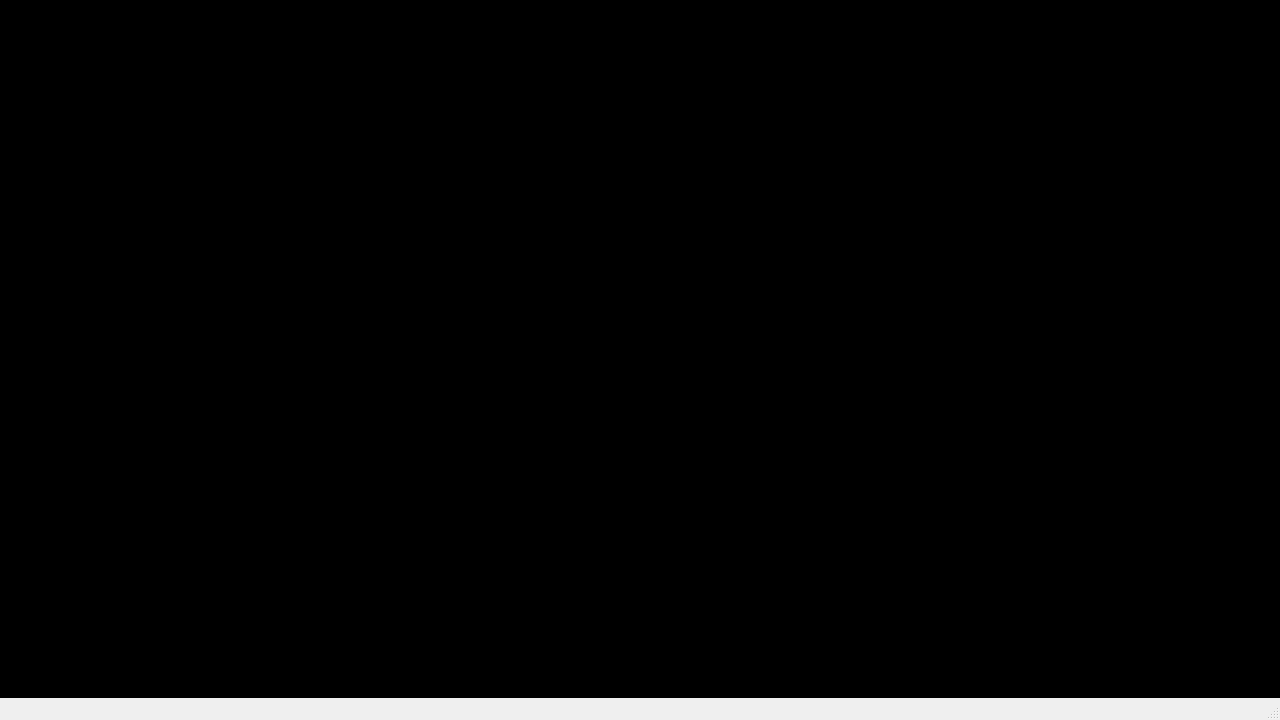
<?xml version="1.0" encoding="UTF-8"?>
<ui version="4.0">
 <class>MainWindow</class>
 <widget class="QMainWindow" name="MainWindow">
  <property name="geometry">
   <rect>
    <x>0</x>
    <y>0</y>
    <width>1280</width>
    <height>720</height>
   </rect>
  </property>
  <property name="windowTitle">
   <string>JARVIS UI</string>
  </property>
  <widget class="QWidget" name="centralwidget">
   <property name="styleSheet">
    <string notr="true">background-color: black;</string>
   </property>

   <!-- Gradient Background -->
   <widget class="QLabel" name="labelGradient">
    <property name="geometry">
     <rect>
      <x>0</x>
      <y>0</y>
      <width>1280</width>
      <height>720</height>
     </rect>
    </property>
    <property name="styleSheet">
     <string notr="true">
background-color: qlineargradient(
  spread:pad, x1:0, y1:0, x2:1, y2:1,
  stop:0 rgba(31, 41, 55, 255),
  stop:0.5 rgba(0, 0, 0, 255),
  stop:1 rgba(30, 58, 138, 51));
     </string>
    </property>
    <property name="scaledContents">
     <bool>true</bool>
    </property>
   </widget>

   <!-- Radial Glow -->
   <widget class="QLabel" name="labelRadial">
    <property name="geometry">
     <rect>
      <x>0</x>
      <y>0</y>
      <width>1280</width>
      <height>720</height>
     </rect>
    </property>
    <property name="styleSheet">
     <string notr="true">
background-image: qradialgradient(
  cx:0.5, cy:0.5, radius:1, fx:0.5, fy:0.5,
  stop:0 rgba(0,255,255,25),
  stop:0.5 transparent,
  stop:1 transparent);
     </string>
    </property>
    <property name="scaledContents">
     <bool>true</bool>
    </property>
   </widget>

   <!-- Circuit Overlay (Image-Based) -->
   <widget class="QLabel" name="labelCircuit">
    <property name="geometry">
     <rect>
      <x>0</x>
      <y>0</y>
      <width>1280</width>
      <height>720</height>
     </rect>
    </property>
    <property name="styleSheet">
     <string notr="true">
background-image: url(:/assets/circuit.png);
background-repeat: repeat;
opacity: 0.3;
     </string>
    </property>
    <property name="scaledContents">
     <bool>true</bool>
    </property>
   </widget>

  </widget>
  <widget class="QMenuBar" name="menubar"/>
  <widget class="QStatusBar" name="statusbar"/>
 </widget>
 <resources/>
 <connections/>
</ui>
